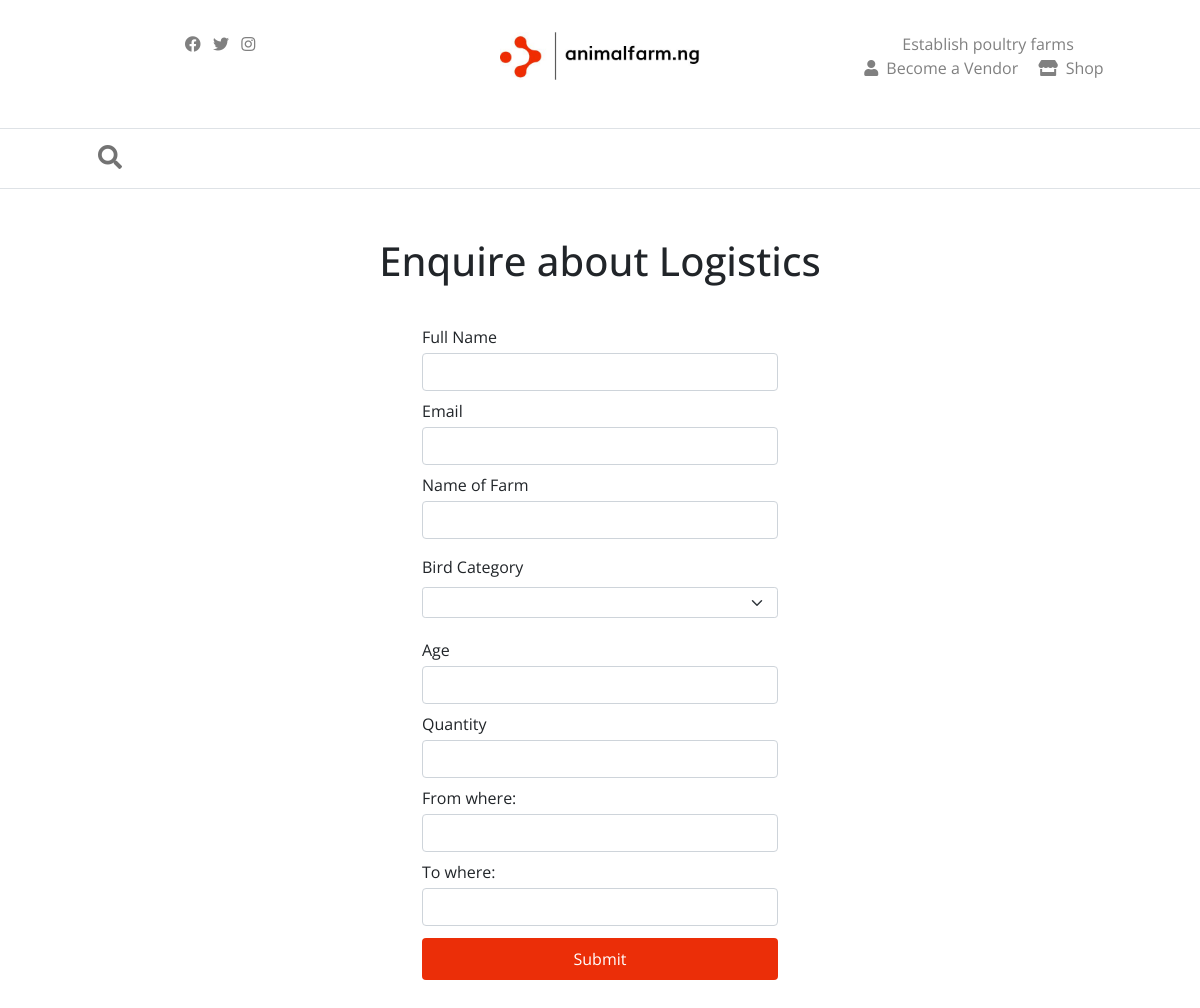
/enquire/, run on an earlier commit of the app's database.
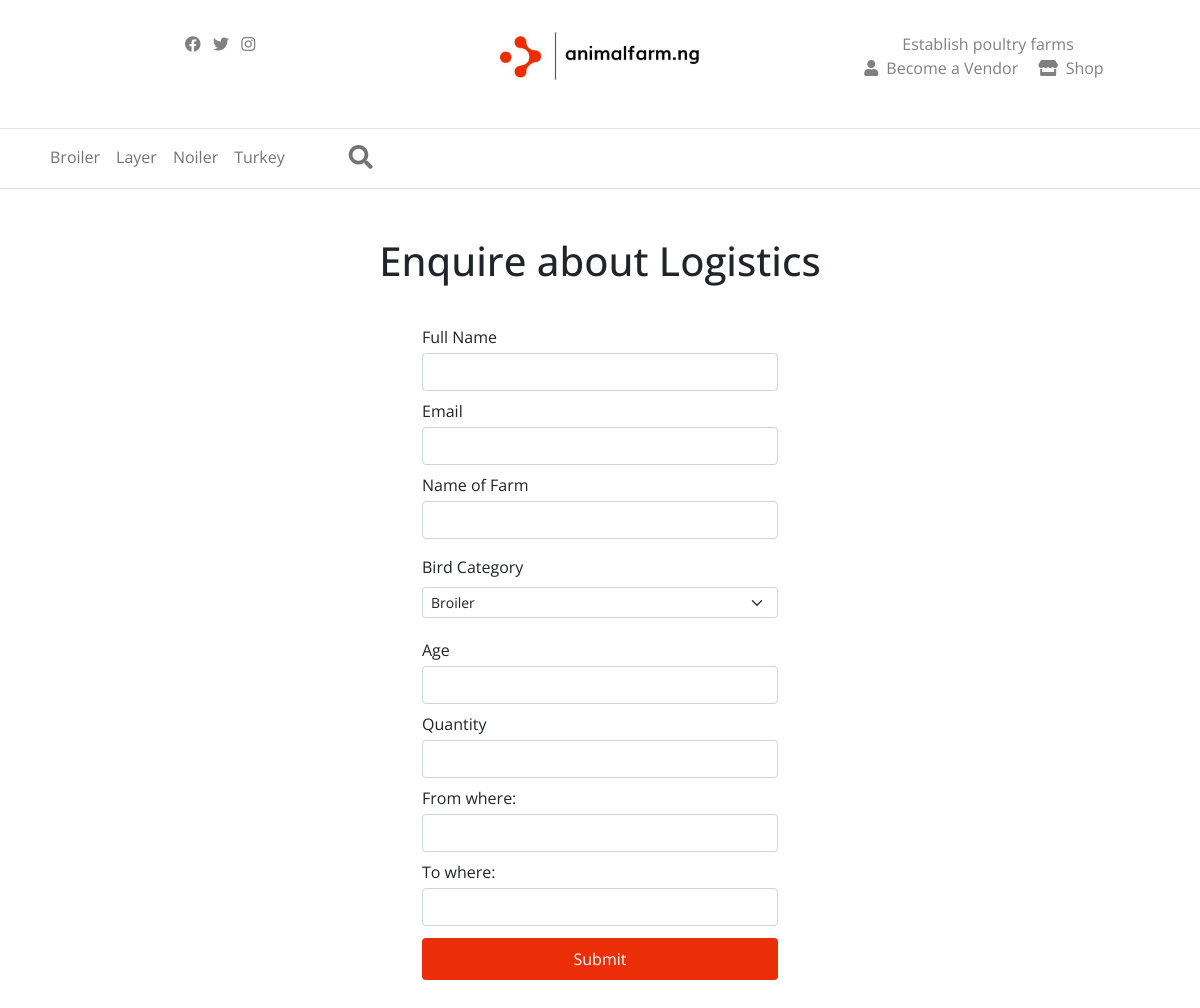
And on a later commit of the database.
### shop/models.py (models this page shows, shortened)
class Category(models.Model):
    name = models.CharField(max_length=100)
    slug = models.CharField(max_length=250)
    class Meta:
        verbose_name_plural = "categories"

### shop/views.py (the view, shortened to what this page needs)
# urls.py: path('enquire/', views.enquire, name="enquire"),
def enquire(request):
    categories = Category.objects.all()
    context = {"categories":categories}
    return render(request, "shop/enquire.html", context)

### templates/shop/enquire.html (shortened to what this page needs)
{% extends "base.html" %}
{% block body %}
<div class="container py-5">
    <div class="col-md-6 mx-auto text-center">
        <div class="header-title">
           <h1 class="wv-heading--title">
              Enquire about Logistics
           </h1>
        </div>
     </div>
     <div class="row">
        <div class="col-md-4 mx-auto">
           <div class="myform form ">
              <form action="" method="post" name="login" class="py-4">
                 <div class="form-group my-1">
                    <label class="py-1">Full Name</label>
                    <input class="form-control" name="name" type="text">
                 </div>
                 <div class="form-group my-1">
                    <label class="py-1">Email</label>
                    <input class="form-control" name="email" type="email">
                 </div>
                 <div class="form-group my-1">
                    <label class="py-1">Name of Farm</label>
                    <input class="form-control" name="farm_name" type="text">
                 </div>
                 <div class="form-group my-3">
                    <label>Bird Category</label>
                    <select class="form-select form-select-sm my-2" aria-label=".form-select-sm example" name="category">
                        {% for category in categories %}
                        <option value="{{category.name}}">{{category.name}}</option>
                        {% endfor %}
                    </select>
                </div>
                <div class="form-group my-1">
                    <label class="py-1">Age</label>
                    <input class="form-control" name="age" type="text" >
                 </div>
                 <div class="form-group my-1">
                    <label class="py-1">Quantity</label>
                    <input class="form-control" name="quantity" type="number" inputmode="numeric">
                 </div>
                 <div class="form-group my-1">
                    <label class="py-1">From where:</label>
                    <input class="form-control" name="from" type="text">
                 </div>
                 <div class="form-group my-1">
                    <label class="py-1">To where:</label>
                    <input class="form-control" name="to" type="text">
                 </div>
                 <div class="text-center ">
                    <button type="submit" class=" btn btn-block send-btn my-2 tx-tfm">Submit</button>
                 </div>
              </form>
            </div>
        </div>
    </div>
</div>
{% endblock %}

### templates/base.html (shortened to what this page needs)
<!DOCTYPE html>
<html lang="en">
<head>
    {% load static %}
    <link href="https://cdn.jsdelivr.net/npm/bootstrap@5.1.3/dist/css/bootstrap.min.css" rel="stylesheet">
    <link rel="stylesheet" href="https://cdnjs.cloudflare.com/ajax/libs/animate.css/3.7.2/animate.min.css">
    <link rel="stylesheet" href="https://pro.fontawesome.com/releases/v5.10.0/css/all.css"/>
    <link href="https://bootstrap-ecommerce.com/bootstrap-ecommerce-html/css/ui.css" rel="stylesheet" type="text/css"/>
    <link href="https://bootstrap-ecommerce.com/bootstrap-ecommerce-html/css/responsive.css" rel="stylesheet" media="only screen and (max-width: 1200px)" />
    <link rel="stylesheet" href="{% static 'css/style.css' %}">
</head>
<body>
    <header class="py-4">
        <div class="container">
            <div class="row d-flex justify-content-center text-center">
                <div class="list-unstyled my-2 col-lg-4">
                    <a href="https://facebook.com/animalfarm.ng/" target="_blank" class="socials"><i class="fab fa-facebook mx-1"></i></a>
                    <a href="https://www.instagram.com/animalfarm.ng/" target="_blank" class="socials"><i class="fab fa-twitter mx-1"></i></a>
                    <a href="https://twitter.com/animalfarmng_/" target="_blank" class="socials"><i class="fab fa-instagram mx-1"></i></a>
                </div>
                <div class="header-logo my-2 col-lg-4">
                    <a href="/" class="logo"><img src="{% static 'img/logo.jpg' %}" width="200" alt="logo"></a>
                </div>
                <div class="col-lg-4 my-2">
                    <ul class="list-unstyled">
                        <li class="mx-1"><a href="#poultry-farms"  class="header-link">Establish poultry farms</a></li>
                        <li class="mx-1"><a href="{% url 'account:register' %}" class="header-link"><i class="px-2 fas fa-user"></i>Become a Vendor</a></li>
                        <li class="mx-1"><a href="/shop/"  class="header-link"><i class="px-2 fas fa-store"></i>Shop</a></li>
                    </ul>
                </div>
            </div>
        </div>
    </header>
    <nav class="navbar navbar-main navbar-expand-lg navbar-light border-top border-bottom">
        <div class="container">
          <div class="collapse navbar-collapse" id="main_nav">
            <ul class="navbar-nav">
                {% for category in categories %}
                <li class="nav-item">
                    <a class="nav-link" href="{% url 'shop:shop_by_category' category.slug %}">{{category.name}}</a>
                </li>
                {% endfor %}
                <li class="nav-item search-box mx-5">
                    <a
                      class="nav-link"
                      href="javascript:void(0)"
                      ><i class="fas fa-search fs-4"></i
                    ></a>
                  </li>
            </ul>
          </div>
        </div>
    </nav>
    {% block body %}{% endblock %}
</body>
</html>

What changed in the data, as far as the page shows it:
added Category: name "Broiler"
added Category: name "Layer"
added Category: name "Noiler"
added Category: name "Turkey"
Also different on the page:
form field category: (not shown) → "Broiler"
